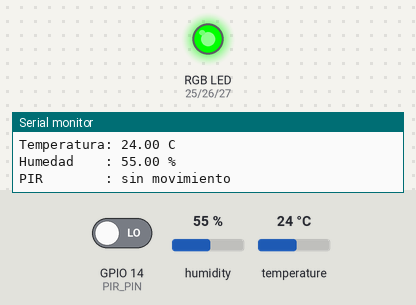
The sketch below on a simulated ESP32. Shown: an RGB LED mixed from three pins (HIGH = lit), the last lines printed to the serial monitor. The inputs (shaded band) are chosen by the test bench; at power-on: GPIO 14 (PIR_PIN) LOW, humidity 55 %, temperature 24 °C.

Above: at 4.9 s.
5.0 s: GPIO 14 (PIR_PIN) driven HIGH
At 6.8 s:
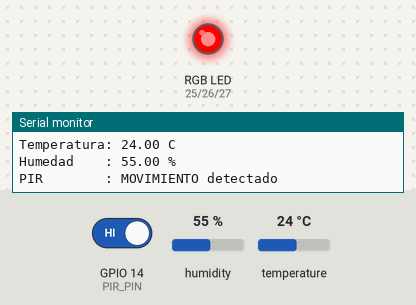
9.2 s: GPIO 14 (PIR_PIN) driven LOW
At 10.5 s:
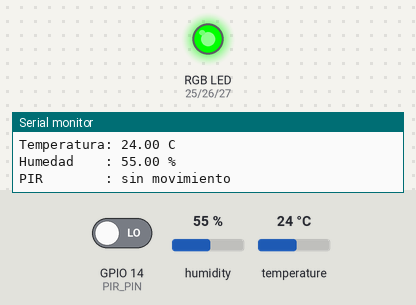
Timing chart, 0 to 12.2 s (numbered marks = the images above; inputs shaded):
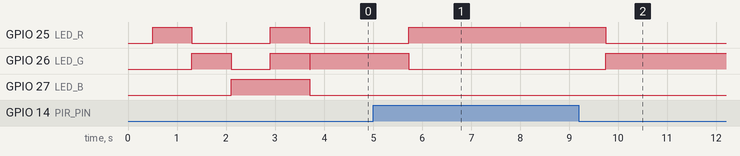

The sketch:

hardware_test.ino
```cpp
/*
 * EduSpace - Prueba de hardware (SIN WiFi ni API)
 * --------------------------------------------------------------
 * Verifica de forma aislada las 3 conexiones del montaje:
 *   - LED RGB (catodo comun): enciende cada color por separado
 *   - DHT22  : imprime temperatura y humedad
 *   - PIR    : imprime si detecta movimiento y enciende el LED rojo
 *
 * Pinout (ESP32 enchufado al protoboard, SOLO lado izquierdo):
 *   DHT22  dato -> GPIO32   ( + alimentado a 5V/VIN, - a GND )
 *   PIR    OUT  -> GPIO14   ( VCC a 5V/VIN, GND a GND )
 *   LED RGB R   -> GPIO25  (por resistencia 220 ohm)
 *   LED RGB G   -> GPIO26  (por resistencia 220 ohm)
 *   LED RGB B   -> GPIO27  (por resistencia 220 ohm)
 *   LED comun (pata larga) -> GND
 *
 * Solo necesita la libreria "DHT sensor library" (Adafruit).
 */
#include <DHT.h>

#define DHT_PIN 32
#define DHT_TYPE DHT22
#define PIR_PIN 14
#define LED_R 25
#define LED_G 26
#define LED_B 27

DHT dht(DHT_PIN, DHT_TYPE);

// Catodo comun: HIGH = encendido.
void setLED(bool r, bool g, bool b) {
  digitalWrite(LED_R, r ? HIGH : LOW);
  digitalWrite(LED_G, g ? HIGH : LOW);
  digitalWrite(LED_B, b ? HIGH : LOW);
}

// Enciende rojo, verde, azul y blanco para verificar cada canal,
// las resistencias, la polaridad y que el comun este a GND.
void ledSelfTest() {
  Serial.println("== Test del LED: ROJO -> VERDE -> AZUL -> BLANCO ==");
  const char *names[] = {"ROJO", "VERDE", "AZUL", "BLANCO"};
  const bool colors[][3] = {{1, 0, 0}, {0, 1, 0}, {0, 0, 1}, {1, 1, 1}};
  for (int i = 0; i < 4; i++) {
    Serial.print("  -> ");
    Serial.println(names[i]);
    setLED(colors[i][0], colors[i][1], colors[i][2]);
    delay(800);
  }
  setLED(0, 0, 0);
}

void setup() {
  Serial.begin(115200);
  delay(500);

  pinMode(LED_R, OUTPUT);
  pinMode(LED_G, OUTPUT);
  pinMode(LED_B, OUTPUT);
  pinMode(PIR_PIN, INPUT);
  dht.begin();

  Serial.println("\n=== EduSpace - Prueba de hardware ===");
  ledSelfTest();
  Serial.println("PIR calentando (~30-60 s la primera vez)...");
  Serial.println("Lecturas cada 2 s. Pasa la mano frente al PIR -> LED rojo.\n");
}

void loop() {
  float temp = dht.readTemperature();
  float hum = dht.readHumidity();
  bool motion = digitalRead(PIR_PIN) == HIGH;

  Serial.println("---------------------------------");
  if (isnan(temp) || isnan(hum)) {
    Serial.println("DHT22      : ERROR de lectura");
    Serial.println("             revisa: + a 5V, dato en GPIO32, - a GND");
  } else {
    Serial.print("Temperatura: ");
    Serial.print(temp);
    Serial.println(" C");
    Serial.print("Humedad    : ");
    Serial.print(hum);
    Serial.println(" %");
  }

  Serial.print("PIR        : ");
  Serial.println(motion ? "MOVIMIENTO detectado" : "sin movimiento");

  // El LED refleja el PIR: rojo con movimiento, verde en reposo.
  setLED(motion ? 1 : 0, motion ? 0 : 1, 0);

  delay(2000);
}
```

Measured:
- after the input at 5.0 s, GPIO 25 (LED_R): LOW → HIGH after 0.73 s; GPIO 26 (LED_G): HIGH → LOW after 0.73 s
- after the input at 9.2 s, GPIO 25 (LED_R): HIGH → LOW after 0.54 s; GPIO 26 (LED_G): LOW → HIGH after 0.54 s
